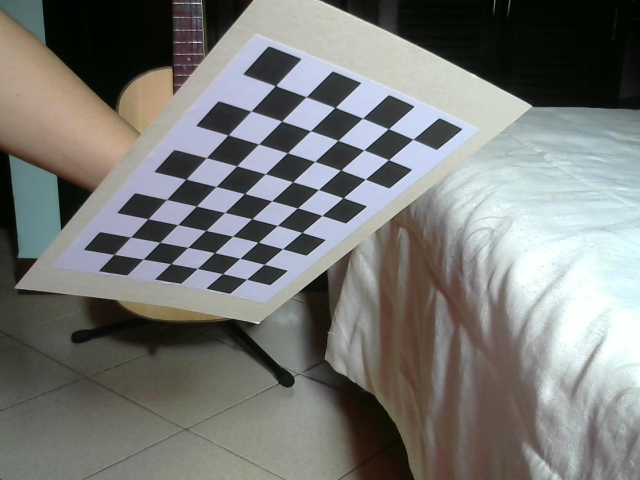
//> input picture proyecto1/referencias/CalibracionCamaraOpencv/Cam10.jpg, 640 x 480 px, given in place of 0.jpg, which was not available
$ ./calibrar__copia_   (built with g++ and OpenCV 4)
//> lines starting //> are read from the running program, lines starting //| are printed output that depends on the picture; after the words box and inside, x2 and y2 are one past the last pixel; in counts of white or black regions, pixels touching at a corner belong together; pictures that were not available may be replaced by others from this repository, and a replacement may not be noted

/*
*	Intituto Tecnológico de Costa Rica
*	Authors:
*		Wilberth Varela
*
*	Procesamiento y analisis de imagenes digitales
*	I Semester, 2018
*	Proyect 1
*/


#include "opencv2/core.hpp"
#include <opencv2/core/utility.hpp>
#include "opencv2/imgproc.hpp"
#include "opencv2/calib3d.hpp"
#include "opencv2/imgcodecs.hpp"
#include "opencv2/videoio.hpp"
#include "opencv2/highgui.hpp"
#include <opencv2/highgui/highgui.hpp>
#include <opencv2/imgproc/imgproc.hpp>
#include <stdio.h>
#include <stdlib.h>
#include <iostream>
#include <string>
#include <sstream>
#include <unistd.h>


using namespace cv;
using namespace std;

/*
Calcula los puntos del tablero
 */
static void calcChessboardCorners(Size boardSize, float squareSize, std::vector<cv::Point3f>& corners)
{
//> called with boardSize = Size(9, 6), squareSize = 25
	corners.clear();
    for( int i = 0; i < boardSize.height; i++ )
        for( int j = 0; j < boardSize.width; j++ )
            corners.push_back(Point3f(float(j*squareSize),
                                      float(i*squareSize), 0));
}

/*
Guarda los datos de calibracion de la camara en un archivo de .yml
 */
static void saveparams(const string& filename, const Mat& cameraMatrix, const Mat& distCoeffs,
					   const vector<Mat>& rvecs,const vector<Mat>& tvecs, const double& RMS)
{
		FileStorage fs( filename, FileStorage::WRITE );
		fs << "Calibrate_Accuracy" << RMS;
		fs << "Camera_Matrix" << cameraMatrix;
		fs << "Distortion_Coefficients" << distCoeffs;
		fs << "Rotation_Vector" << rvecs;
		fs << "Translation_vector" << tvecs;

		if( !rvecs.empty() && !tvecs.empty() ){

			CV_Assert(rvecs[0].type() == tvecs[0].type());
			Mat bigmat((int)rvecs.size(), 6, rvecs[0].type());
			for( int i = 0; i < (int)rvecs.size(); i++ ){
				Mat r = bigmat(Range(i, i+1), Range(0,3));
				Mat t = bigmat(Range(i, i+1), Range(3,6));

				CV_Assert(rvecs[i].rows == 3 && rvecs[i].cols == 1);
				CV_Assert(tvecs[i].rows == 3 && tvecs[i].cols == 1);

				r = rvecs[i].t();
				t = tvecs[i].t();
        }
        cvWriteComment( *fs, "Rotation vector + Translation vector", 0 );
        fs << "extrinsic_parameters" << bigmat;
    }
		fs.release();
}

int main(int argc, char *argv[]){
	Size patternsize = Size(9,6);//esquinas interiores del tablero de ajedrez
	vector<Point3f> corners3D;
	vector<Point2f> corners2D;//findChessboardCorners guarda los puntos del tablero aqui
	vector<vector<Point2f> > coord2D;//Ubicacion de las esquinas detectadas en la imagen
	vector<vector<Point3f> > coord3D;//Ubicacion real de los puntos 3D

	string direccion = "/home/will/Documentos/Imagenes/proyecto1/imagenes/"; //lee las imagenes
	stringstream imgs;

	calcChessboardCorners(patternsize,25,corners3D); // calcula las esquinas del tablero

	Mat img, imgGray;
	bool found;

	for (int  i = 0; i < 14; i++){
		cout << "Valor es: " << i << endl; //carga la imagen
		imgs << direccion << i << ".jpg"; //imprime la direccion de la imagen.
		img = imread(imgs.str().c_str()); //lee la imagen
//> img is the input picture: 480 rows x 640 cols, CV_8UC3; mean B, G, R 118.4, 121, 119.9
		cout << imgs.str().c_str() << endl;
		cvtColor(img, imgGray, COLOR_BGR2GRAY); //pasa la imagen a gris
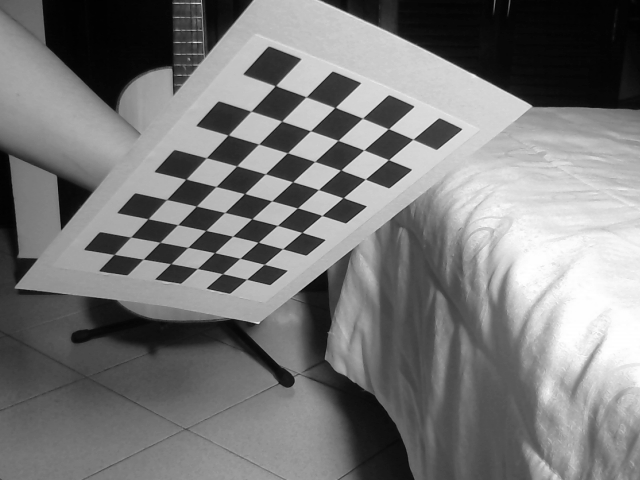
//> imgGray: 480 rows x 640 cols, CV_8UC1; min 1, max 255, mean 120.4

		imgs.str("");//std::stringstream(); limpia para cargar la otra imagen

		//encuentra la esquinas del tableblero a una bandera de falso o verdadero
		found = findChessboardCorners(imgGray,patternsize,corners2D,CALIB_CB_ADAPTIVE_THRESH +
			                                                        CALIB_CB_NORMALIZE_IMAGE +
																	CALIB_CB_FAST_CHECK);
//> found = true; corners2D = 54 Points (x, y), first 12: [412.9, 139.3], [388.5, 159.6], [365.3, 179.1], [343.4, 197.5], [321.8, 215.6], [301.8, 232.4], [282.5, 248.7], [264.2, 264.3], [246.5, 279.3], [388.4, 128.6], [363.7, 150], [340.6, 170]

		if( found) {

			//marca los puntos de la imagen y la locacion promedio de la distancia entre puntos
			cornerSubPix(imgGray, corners2D, Size(11, 11), Size(-1, -1),TermCriteria(
				                                                        TermCriteria::EPS +
																		TermCriteria::COUNT, 30, 0.1 ));
//> corners2D = 54 Points (x, y), first 12: [412.9, 139.3], [388.5, 159.6], [365.2, 179.2], [343.1, 197.6], [321.9, 215.5], [301.9, 232.4], [282.5, 248.7], [264.2, 264.3], [246.6, 279.2], [388.4, 128.6], [363.7, 150], [340.7, 170]
			//dibuja los puntos del tablero
			drawChessboardCorners(img,patternsize,Mat(corners2D),found);
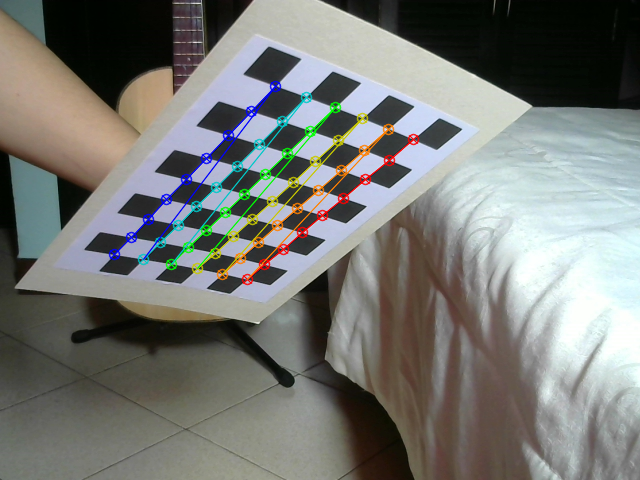
//> img: 480 rows x 640 cols, CV_8UC3; 3.15% of pixels changed, all inside (x1, y1, x2, y2) = (108, 80, 420, 286)
			coord2D.push_back(corners2D);
//> coord2D = 1 point lists
			coord3D.push_back(corners3D);
		}
		 namedWindow("image",WINDOW_AUTOSIZE);
		 imshow("image", img);
		 waitKey(500);
	}
//> pass 2 of the loop `for (int  i = 0; i < 14; i++)`:
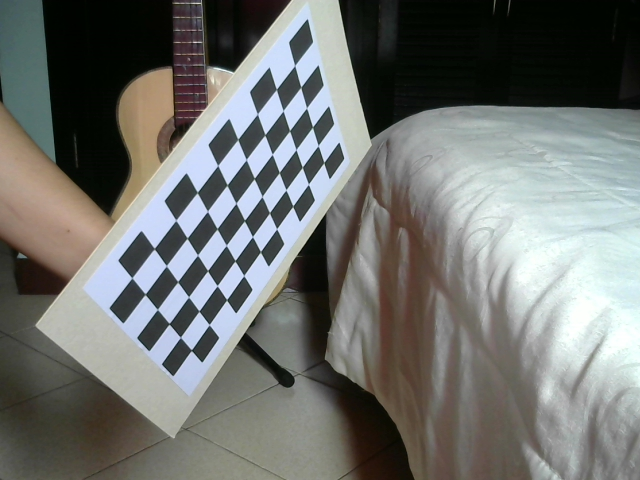
//> input picture proyecto1/referencias/CalibracionCamaraOpencv/Cam11.jpg, 640 x 480 px, given in place of 1.jpg, which was not available
//> img is the input picture: 480 rows x 640 cols, CV_8UC3; mean B, G, R 111.6, 114.7, 112.6
//> `cvtColor(img, imgGray, COLOR_BGR2GRAY);`:
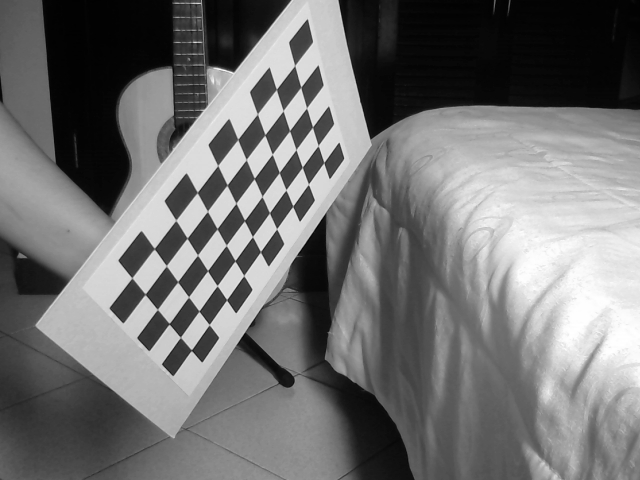
//> imgGray: 480 rows x 640 cols, CV_8UC1; min 1, max 255, mean 113.7
//> `found = findChessboardCorners(imgGray,patternsize,corners2D,CALIB_CB_A..`: corners2D = 54 Points (x, y), first 12: [323.8, 162.5], [308.4, 184.3], [292.6, 206.2], [276.5, 228.9], [260.5, 251.6], [243.8, 275.6], [226.6, 299.6], [209.2, 324.5], [191.4, 350.3], [318.2, 145.5], [302.4, 167.2], [286, 189.9]
//> `cornerSubPix(imgGray, corners2D, Size(11, 11), Size(-1, -1),TermCriter..`: corners2D = 54 Points (x, y), first 12: [324.2, 163.5], [308.2, 183.6], [293.1, 206.8], [276.5, 228.4], [260.5, 252], [243.7, 275.4], [226.7, 300], [209.2, 324.6], [191.4, 350.3], [318.5, 146.5], [302.4, 167.7], [286.3, 190.3]
//> `drawChessboardCorners(img,patternsize,Mat(corners2D),found);`:
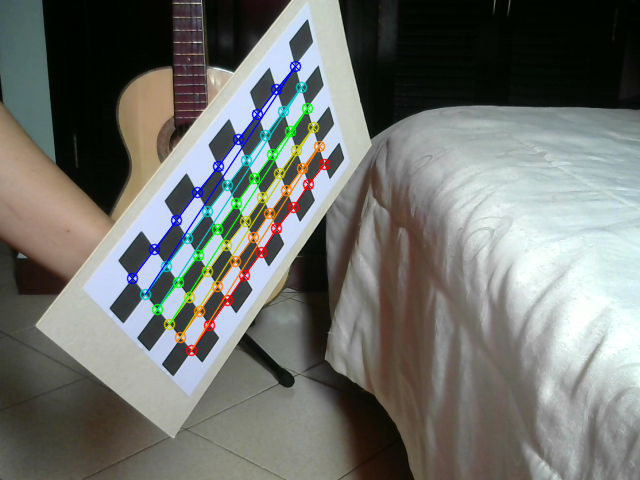
//> img: 480 rows x 640 cols, CV_8UC3; 3.51% of pixels changed, all inside (x1, y1, x2, y2) = (126, 60, 331, 357)
//> coord2D = 2 point lists
//> (the run ends here: the program stops with an error, at `cvtColor(img, imgGray, COLOR_BGR2GRAY);`)
